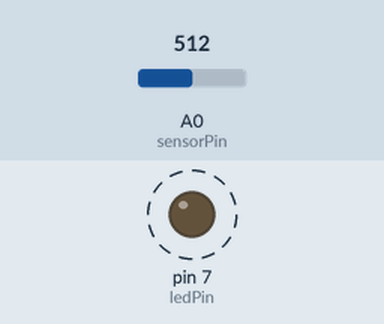
This sketch was run on a simulated Arduino Uno, built with avr-gcc and run on an emulated ATmega328P. Parts: output pins drawn as LEDs (lit = HIGH). Dashed ring = blinking. Inputs (shaded band) come from the test bench; at power-on: A0 (sensorPin) = 512. What the sketch prints to the serial monitor is not drawn.

Above: at 1.8 s.
1.9 s: A0 (sensorPin) set to 0
At 3.1 s:
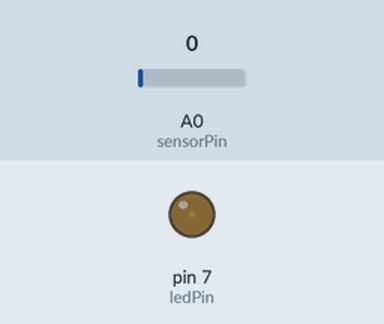
3.6 s: A0 (sensorPin) set to 122
At 3.9 s:
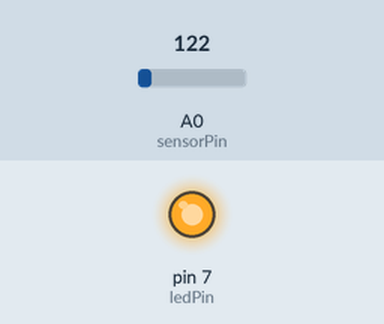
Timing chart, 0 to 13.1 s (numbered marks = the images above; inputs shaded):
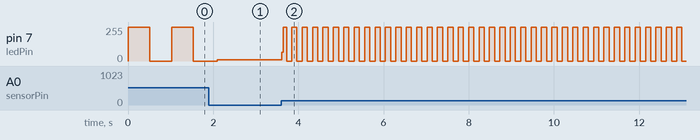

The sketch:

analogue_microphone.ino
```cpp
int sensorPin = A0; // select the input pin for the potentiometer
int ledPin = 7; // select the pin for the LED
int sensorValue = 0; // variable to store the value coming from the sensor

void setup ()
{
  pinMode (ledPin, OUTPUT);
  Serial.begin (115200);
}

void loop ()
{
  sensorValue = analogRead (sensorPin);
  digitalWrite (ledPin, HIGH);
  delay (sensorValue);
  digitalWrite (ledPin, LOW);
  delay (sensorValue);
  Serial.println (sensorValue, DEC);
}
```

Measured:
- after the input at 3.6 s, pin 7 (ledPin): 10/255 → 65/255 at once, then moves between 0/255 and 255/255, repeating every 0.24 s
- by itself, pin 7 (ledPin): alternates 255/255 for 0.51 s and 0/255 for 0.51 s
